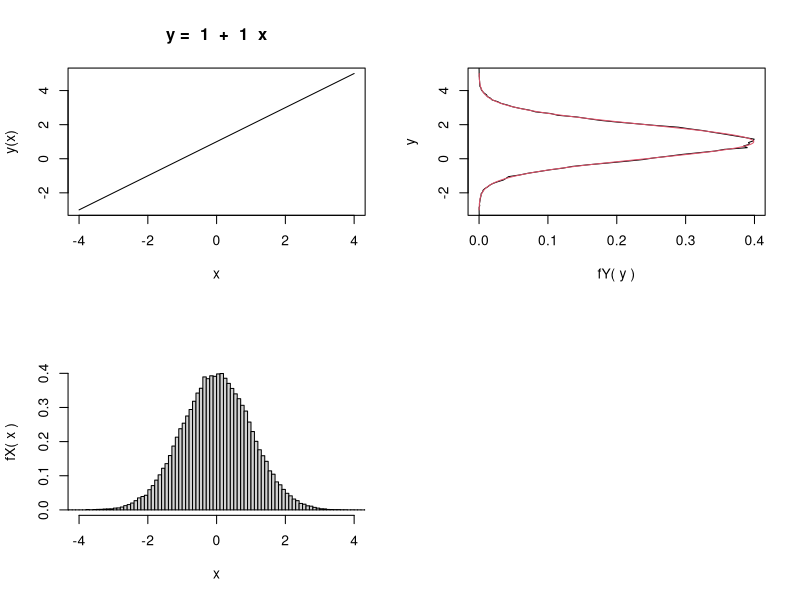
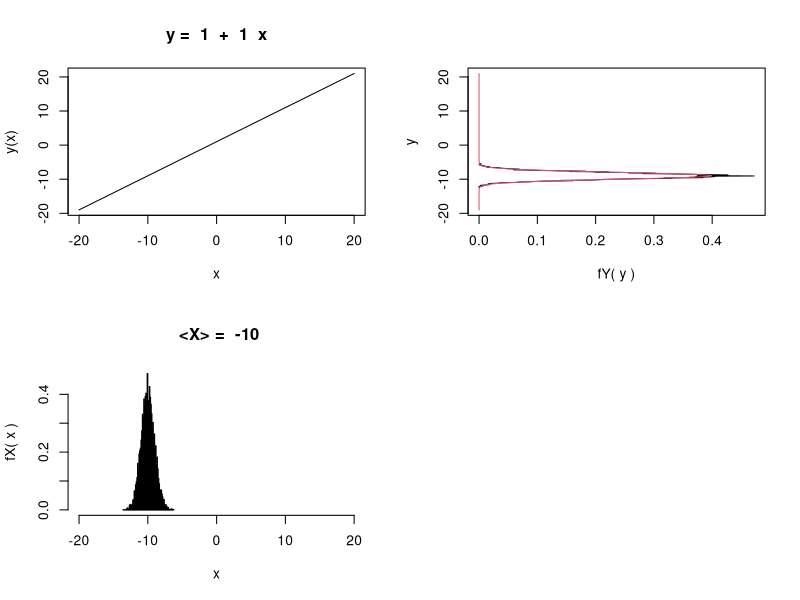
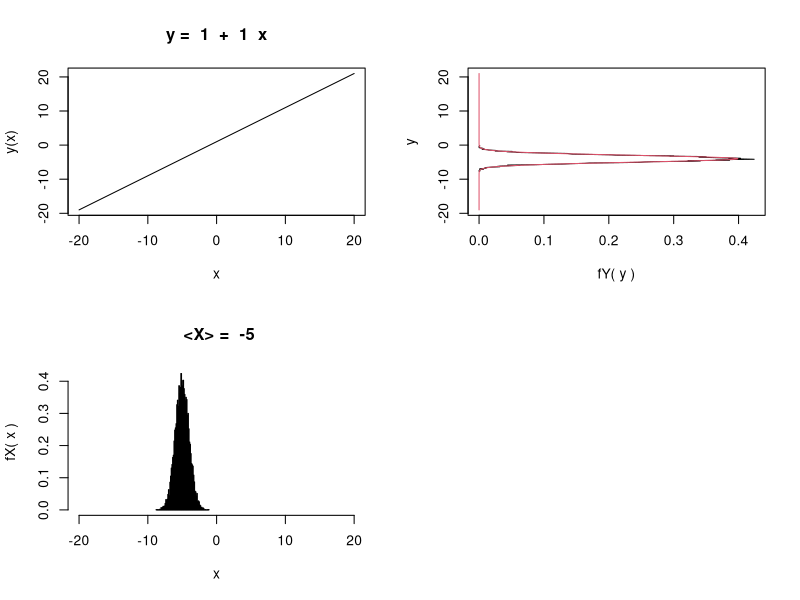
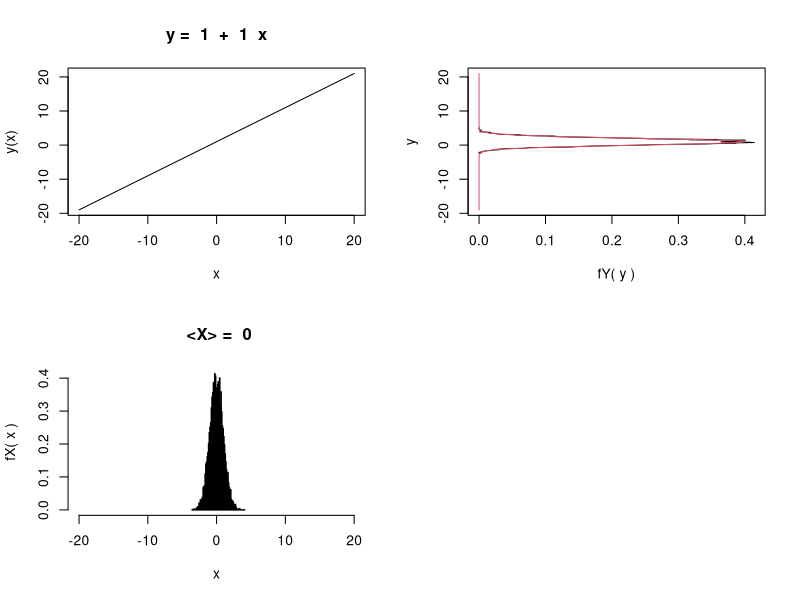
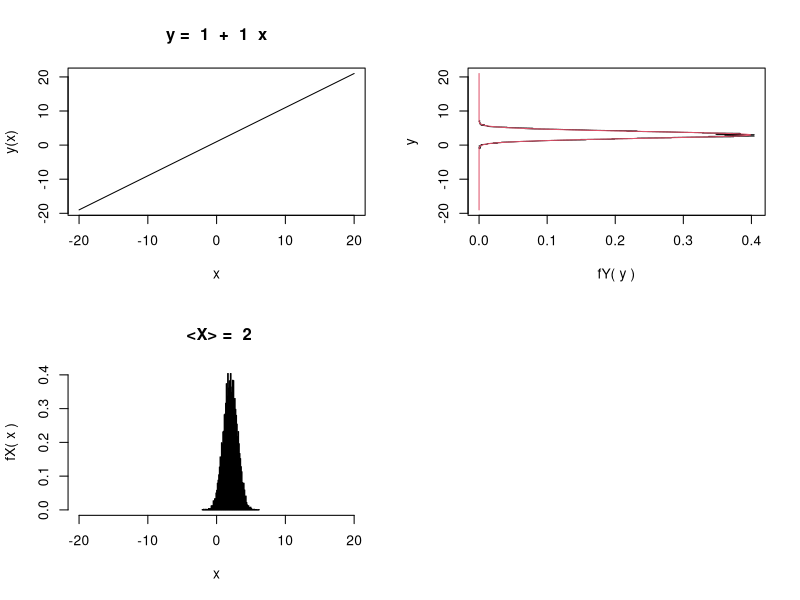
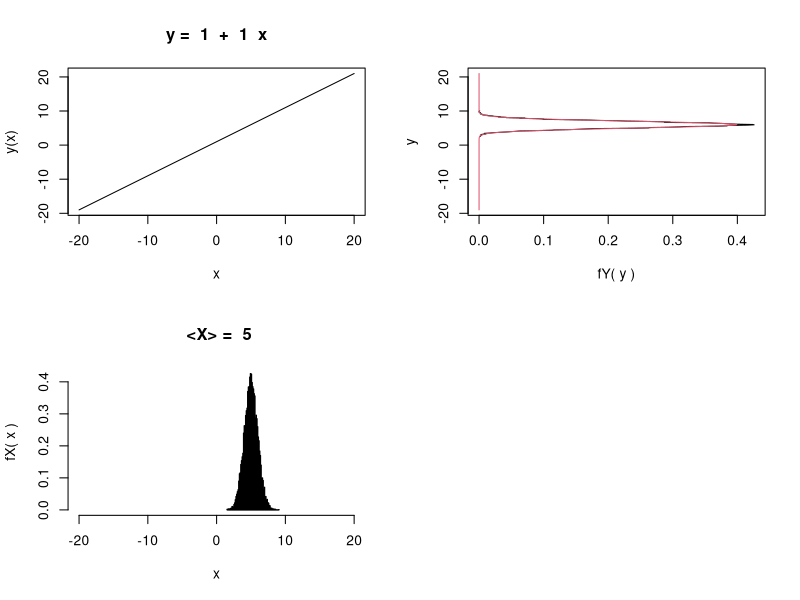
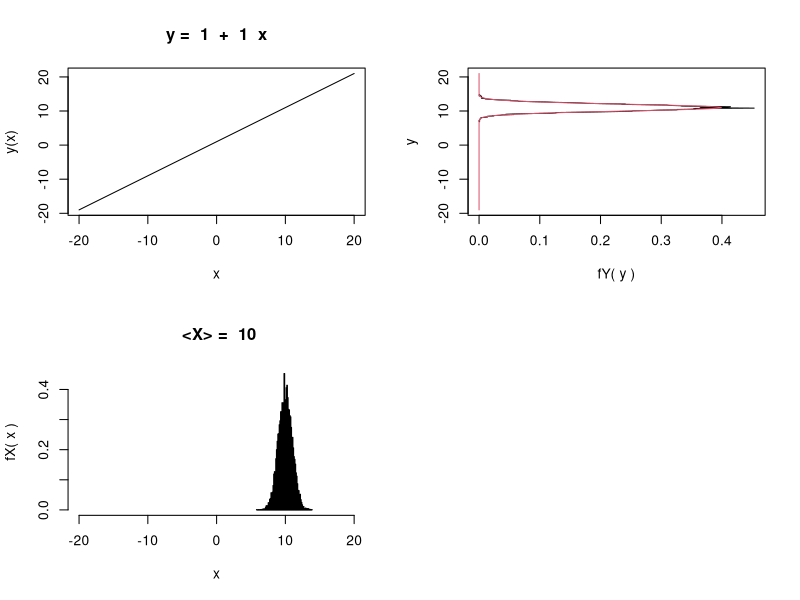

R code for these plots, in order:
## ---- chunk 1

#Parámetros de la variable normal X
muX <- 0 ; deX <- 1

#Valores que toma la variable X
xmin <- muX - 4 * deX

xmax <- muX + 4 * deX

x <- seq( xmin, xmax, len = 1000 )

#Parámetros de la función Y
a <- 1 ; b <- 1

#Por tanto, los valores de y serán
y <- function(x) a + b * x

#Límites de dibujo
ymin <- y( xmin )

ymax <- y( xmax )

#Para cuatro gráficas
matriz <- matrix( 1 : 4, 2, 2 )

layout( matriz )

#Primera gráfica fila=1, columna=1
plot( x, y(x),
      
      type = "l",
      
      main = paste( " y = ", a, " + ", b, " x " ) 
      
    )

#Generamos los valores X y los transformamos
N <- 100000

X <- rnorm( N, muX, deX )

# La función de X
Y <- y(X)

#Segunda gráfica: fila=2, columna=1
hist( X, 100,
      
      xlab = " x ",
      
      ylab = " fX( x ) ",
      
      xlim = c( xmin, xmax ),
      
      prob = T,
      
      main = ""
      
    )

#Tercera gráfica: fila=1, columna=2
#Calculamos el histograma pero no lo dibujamos
hY <- hist( Y, 100, plot = FALSE )

#Extraemos la información del objeto hY
fYe <- hY$density

ye <- hY$mids

#Dibujamos pero girando la gráfica
plot( fYe, ye,
      
      xlab = " fY( y ) ",
      
      ylab = " y ",
      
      ylim = c( ymin, ymax ),
      
      type = "l"
      
    )

#Y superponemos la curva teórica
muY <- y(muX)

deY <- b * deX

fY <- dnorm( y(x), muY, deY )

lines( fY, y(x), col = 2 )

## ---- chunk 2

#Parámetros de la variable normal X
deX <- 1

MUX <- c( - 10, - 5, 0, 2, 5, 10 )

n <- length( MUX )

#Parámetros de la función Y
a <- 1 ; b <- 1

#Valores que toma la variable X
xmin <- - 20 ; xmax = 20

x <- seq( xmin, xmax, len = 1000 )

#Por tanto, los valores de y serán
y <- function( x) a + b * x

#Límites de dibujo
ymin <- y( xmin ) ; ymax <- y( xmax )

for (i in 1 : n ) {
  
    muX <- MUX[ i ]
  
    #Para cuatro gráficas
    matriz <- matrix( 1 : 4, 2, 2 )

    layout( matriz )
    
    #Primera gráfica fila=1, columna=1
    plot( x, y(x),
          
          type = "l",
          
          main = paste(" y = ", a, " + " , b, " x " ) 
          
        )
    
    #Generamos los valores X y los transformamos
    N <- 10000
    
    X <- rnorm( N, muX, deX )
    
    Y <- y( X )
    
    #Segunda gráfica: fila=2, columna=1
    hist( X, 100,
          
          xlab = " x ",
          
          ylab = " fX( x ) ",
          
          xlim = c( xmin, xmax ),
          
          prob = T,
          
          main = paste(" <X> = ", muX ) 
          
        )
    
    #Tercera gráfica: fila=1, columna=2
    #Calculamos el histograma pero no lo dibujamos
    hY <- hist( Y, 100, plot = FALSE )
    
    #Extraemos la información del objeto hY
    fYe <- hY$density
    
    ye <- hY$mids
    
    #Dibujamos pero girando la gráfica
    plot( fYe, ye, 
          
          xlab = " fY( y ) ",
          
          ylab = " y ",
          
          ylim = c( ymin, ymax),
          
          type = "l"
          
        )
    
    #Y superponemos la curva teórica
    muY <- y(muX)
    
    deY <- b * deX
    
    fY <- dnorm( y( x ), muY, deY )
    
    lines( fY, y( x ), col = 2 )

}


